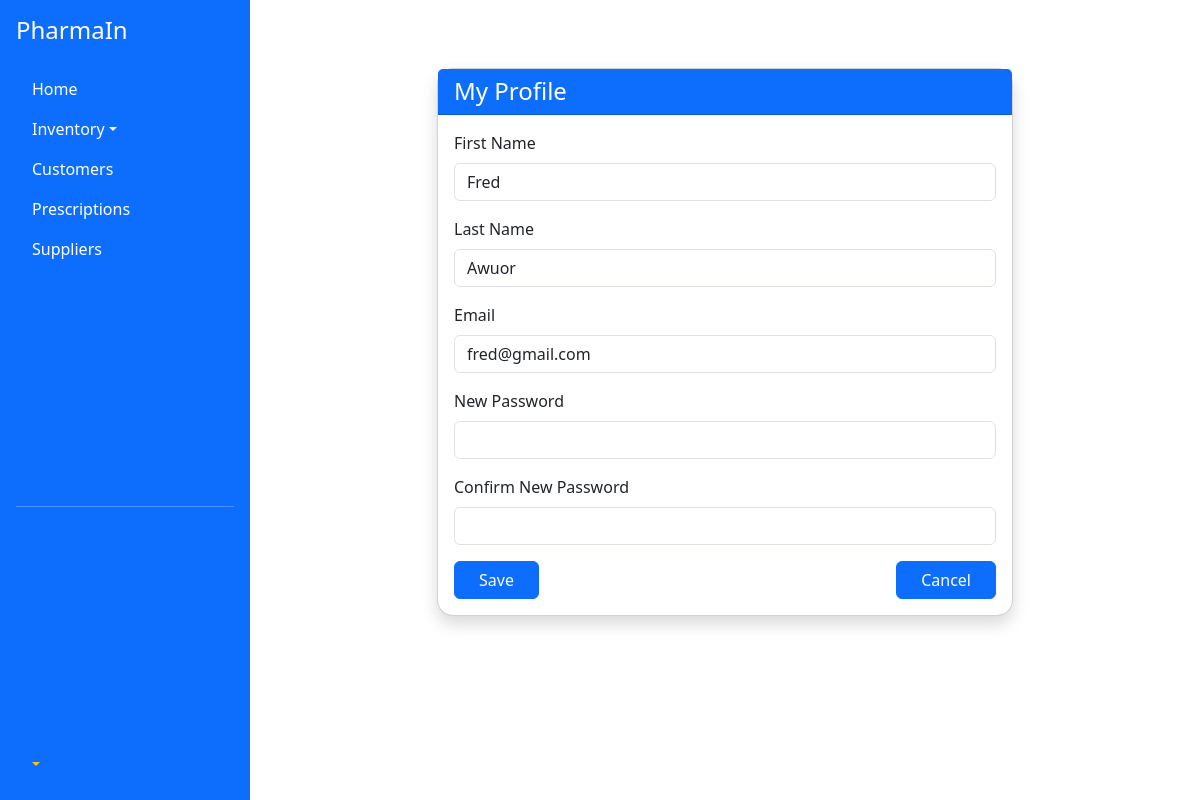
The page /my-profile/edit/ (signed in) on the database its author committed.
### accounts/models.py (models this page shows, shortened)
class User(AbstractBaseUser, PermissionsMixin):
    email = models.EmailField(unique=True)
    first_name = models.CharField(max_length=200, blank=True)
    last_name = models.CharField(max_length=200, blank=True)
    phone_number = models.CharField(max_length=15, blank=True)
    is_active = models.BooleanField(default=True)
    is_staff = models.BooleanField(default=False)
    objects = CustomUserManager()
    USERNAME_FIELD = 'email'
    REQUIRED_FIELDS = ['first_name', 'last_name', 'phone_number']

### accounts/views.py (the view)
# urls.py: path('my-profile/edit/', account_views.edit_my_profile, name='update-profile'),
@login_required
def edit_my_profile(request):
    user = request.user
    if request.method == 'POST':
        form = EditMyProfileForm(request.POST, instance=user, user=user)  # <-- user passed here
        if form.is_valid():
            new_password = form.cleaned_data.get('new_password')
            if new_password:
                user.set_password(new_password)
            form.save()
            messages.success(request, 'Your profile has been updated.')
            if new_password:
                return redirect('login')
            return redirect('edit_profile')
    else:
        form = EditMyProfileForm(instance=user, user=user)  # <-- and here
    return render(request, 'accounts/edit_profile.html', {'form': form})

### accounts/forms.py
class EditMyProfileForm(forms.ModelForm):
    new_password = forms.CharField(
        label='New Password',
        widget=forms.PasswordInput(attrs={'class': 'form-control'}),
        required=False
    )
    confirm_password = forms.CharField(
        label='Confirm New Password',
        widget=forms.PasswordInput(attrs={'class': 'form-control'}),
        required=False
    )
    class Meta:
        model = User
        fields = ['first_name', 'last_name', 'email', 'new_password', 'confirm_password']
    def __init__(self, *args, **kwargs):
        user = kwargs.pop('user', None)
        super(EditMyProfileForm, self).__init__(*args, **kwargs)
        print("User is staff:", user.is_staff if user else 'no user')
        for field in self.fields.values():
            field.widget.attrs['class'] = 'form-control'
        if user and not user.is_staff:
            self.fields['first_name'].widget.attrs['readonly'] = True
            self.fields['last_name'].widget.attrs['readonly'] = True
            self.fields['email'].widget.attrs['readonly'] = True

### templates/accounts/edit_profile.html (shortened to what this page needs)
{% extends 'base/main.html' %}
{% load static %}
{% block content %}
<div class="container mt-5" style="max-width: 600px;">
  <div class="card shadow rounded-4">
    <div class="card-header bg-primary text-white">
      <h4 class="mb-0">My Profile</h4>
    </div>
    <div class="card-body">
      <form method="POST">
        <div class="mb-3">
          <label for="{{ form.first_name.id_for_label }}" class="form-label">First Name</label>
          {{ form.first_name }}
        </div>
        <div class="mb-3">
          <label for="{{ form.last_name.id_for_label }}" class="form-label">Last Name</label>
          {{ form.last_name }}
        </div>
        <div class="mb-3">
          <label for="{{ form.email.id_for_label }}" class="form-label">Email</label>
          {{ form.email }}
        </div>
        <div class="mb-3">
          <label for="{{ form.new_password.id_for_label }}" class="form-label">New Password</label>
          {{ form.new_password }}
        </div>
        <div class="mb-3">
          <label for="{{ form.confirm_password.id_for_label }}" class="form-label">Confirm New Password</label>
          {{ form.confirm_password }}
        </div>
        <div class="d-flex justify-content-between">
          <button type="submit" class="btn btn-primary px-4">Save</button>
          <a href="{% url 'dashboard' %}" class="btn btn-primary px-4">Cancel</a>
        </div>
      </form>
    </div>
  </div>
</div>
{% endblock %}

### templates/base/main.html (style rules this page uses)
body { min-height: 100vh; display: flex; }

### rows shown on the page
User: first_name "Fred", last_name "Awuor", email "fred@gmail.com"
